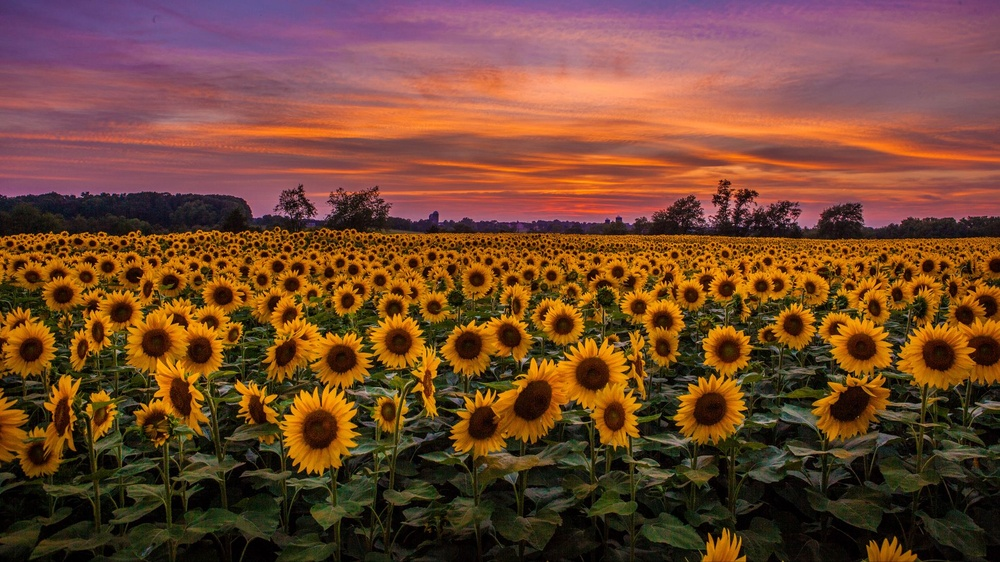
#> input picture Assignments/HW4-Unsupervised Learning/sunflowers.jpg, 1000 x 562 px, shrunk from 1920 x 1080 before the run
$ jupyter execute HW4_Q1.ipynb
#> lines starting #> are read from the running program, lines starting #| are printed output that depends on the picture
# **Practical Q1: Dimentionally reduction using PCA**

### Import Libraries

[cell 1]
# Improting needed libraries

import numpy as np
import matplotlib.pyplot as plt
from sklearn.decomposition import PCA
from PIL import Image

---

## Part (a)
### Receives the image path and desired output dimension from the user

[cell 2]
image_name = input("Please enter the image address: ")
#> the answer given: sunflowers.jpg
# add_image = sunflowers.jpg

# Load image with RGB colorset
img = Image.open(image_name).convert('RGB')
#> img is the input picture: PIL image 1000x562 RGB; mean R, G, B 113.5, 70.5, 47.2
image_array = np.array(img)
H, W, C = image_array.shape
#> H = 562; W = 1000; C = 3

print("Image Address:", image_name)
print("Original Image Dimension:", image_array.shape)
#| Original Image Dimension: (562, 1000, 3)

[cell 3]
plt.figure(figsize=(8,6))
plt.imshow(img)
plt.title("Original Image")
plt.axis('off')
plt.show()

# prepare reference channel Red for variance checking
reference_channel = image_array[:, :, 0]
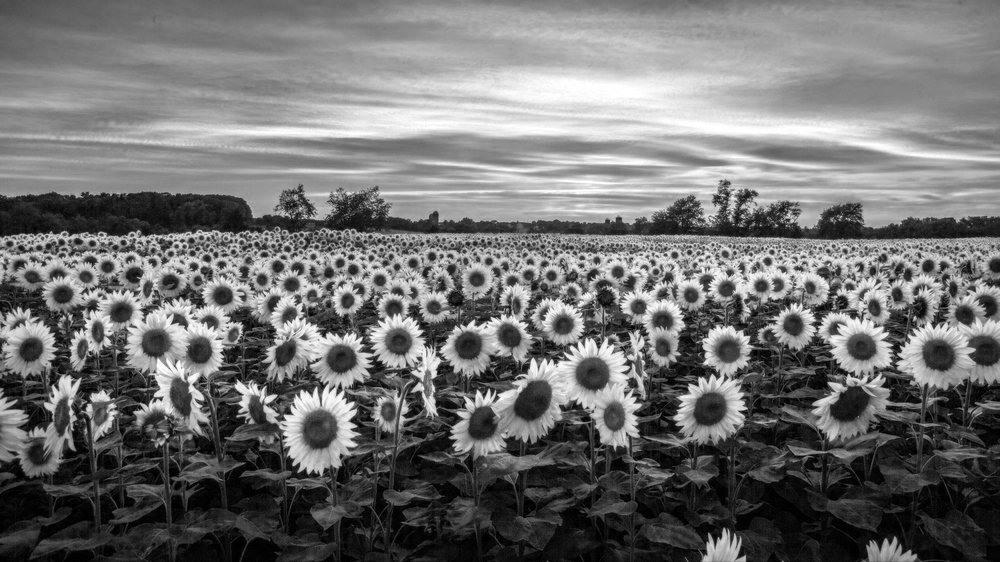
#> reference_channel: shape (562, 1000); min 0, max 255, mean 113.5
flattened_ref = reference_channel.reshape(-1, W)

# maximum allowed components for PCA
max_components = min(flattened_ref.shape[0], flattened_ref.shape[1])  # min(H, W)
#> max_components = 562
print(f"Maximum allowed dimensions for PCA is {max_components}.")
#| Maximum allowed dimensions for PCA is 562.
